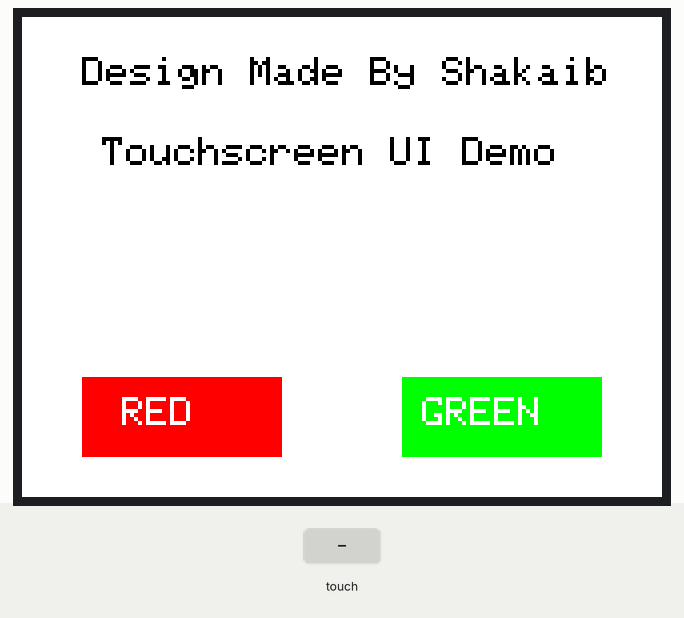
A sketch run on a simulated ESP32. Shown: 320×240 colour display. The inputs (shaded band) are chosen by the test bench. What the sketch prints to the serial monitor is not drawn.

Above: at 1.9 s.
2.0 s: touch panel pressed at 13 % / 90 % of its raw x / y range
At 3.5 s:
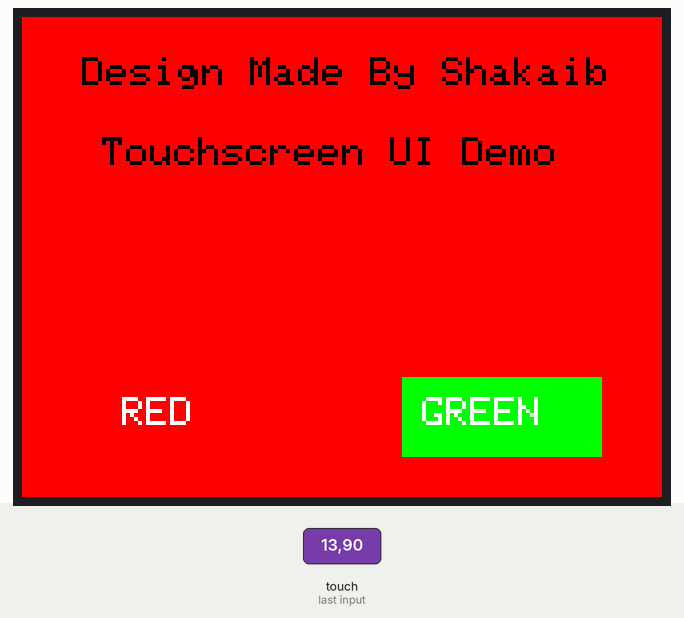
3.8 s: touch panel pressed at 62 % / 90 % of its raw x / y range
At 5.1 s:
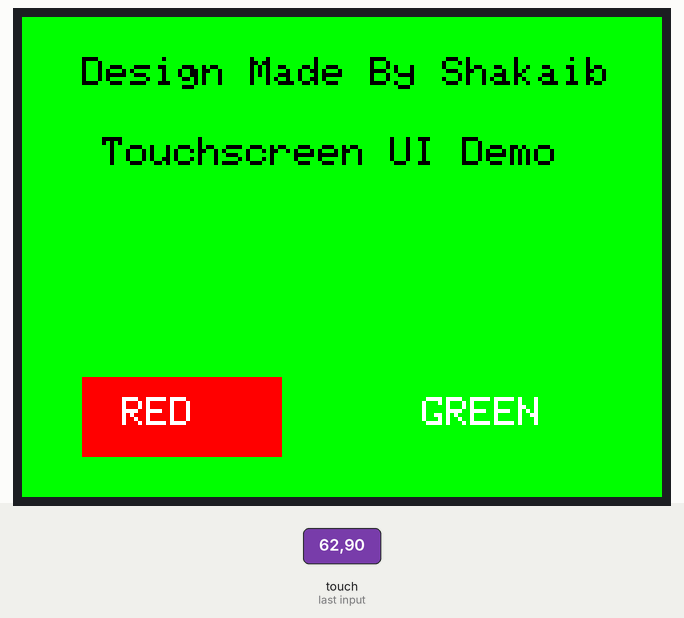
Timing chart, 0 to 6.8 s (numbered marks = the images above; inputs shaded):
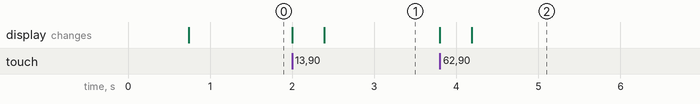

Measured:
- after the input at 2.0 s, the display: first changes at once (image 1 shows a later state)
- after the input at 3.8 s, the display: first changes at once (image 2 shows a later state)

The sketch:

ESP32_TFT_LCD_Touchscreen.ino
```cpp
#include <SPI.h>
#include <Adafruit_GFX.h>
#include <Adafruit_ILI9341.h>  // or ST7735 depending on your display
#include <XPT2046_Touchscreen.h>

// TFT Pins
#define TFT_CS   15
#define TFT_DC   2
#define TFT_RST  4

// Touchscreen Pins
#define TOUCH_CS 21
#define TOUCH_IRQ 22  // optional

#define ILI9341_TFTWIDTH 240  ///< ILI9341 max TFT width
#define ILI9341_TFTHEIGHT 320 ///< ILI9341 max TFT height

// Create TFT and Touchscreen objects (using VSPI)
Adafruit_ILI9341 tft = Adafruit_ILI9341(TFT_CS, TFT_DC, TFT_RST);
XPT2046_Touchscreen ts(TOUCH_CS, TOUCH_IRQ);  // IRQ optional


// Button coordinates
#define BUTTON_WIDTH 100
#define BUTTON_HEIGHT 40
#define RED_BTN_X 30
#define GREEN_BTN_X 190
#define BTN_Y 180

void drawMainUI() {
  // tft.fillScreen(ILI9341_BLACK);

  tft.setCursor(30, 20);
  tft.setTextColor(ILI9341_BLACK);
  tft.setTextSize(2);
  tft.println("Design Made By Shakaib");

  tft.setTextSize(2);
  tft.setCursor(40, 60);
  tft.println("Touchscreen UI Demo");

  // Draw buttons
  tft.fillRect(RED_BTN_X, BTN_Y, BUTTON_WIDTH, BUTTON_HEIGHT, ILI9341_RED);
  tft.fillRect(GREEN_BTN_X, BTN_Y, BUTTON_WIDTH, BUTTON_HEIGHT, ILI9341_GREEN);

  tft.setTextColor(ILI9341_WHITE);
  tft.setCursor(RED_BTN_X + 20, BTN_Y + 10);
  tft.println("RED");

  tft.setCursor(GREEN_BTN_X + 10, BTN_Y + 10);
  tft.println("GREEN");
}


void setup() {
  Serial.begin(115200);
  delay(500);

  SPI.begin(18, 19, 23);  // SCK, MISO, MOSI — explicitly define for VSPI

  // Initialize Touchscreen
  ts.begin();
  ts.setRotation(3);  // adjust if needed based on your screen orientation

  // Initialize TFT
  tft.begin();
  tft.setRotation(1);  // adjust if needed based on your screen orientation
  tft.fillScreen(ILI9341_WHITE);
  drawMainUI();

  Serial.println("Touch test starting...");
}

void loop() {
  if (ts.touched()) {
    TS_Point p = ts.getPoint();

    int x = map(p.x, 140, 3710, 0, 320);
    int y = map(p.y, 220, 3770, 0, 240);

    if (y > BTN_Y && y < (BTN_Y + BUTTON_HEIGHT)) {
      if (x > RED_BTN_X && x < (RED_BTN_X + BUTTON_WIDTH)) {
        tft.fillScreen(ILI9341_RED);
        delay(300);
        drawMainUI();
      }
      if (x > GREEN_BTN_X && x < (GREEN_BTN_X + BUTTON_WIDTH)) {
        tft.fillScreen(ILI9341_GREEN);
        delay(300);
        drawMainUI();
      }
    }
  }
}
```
